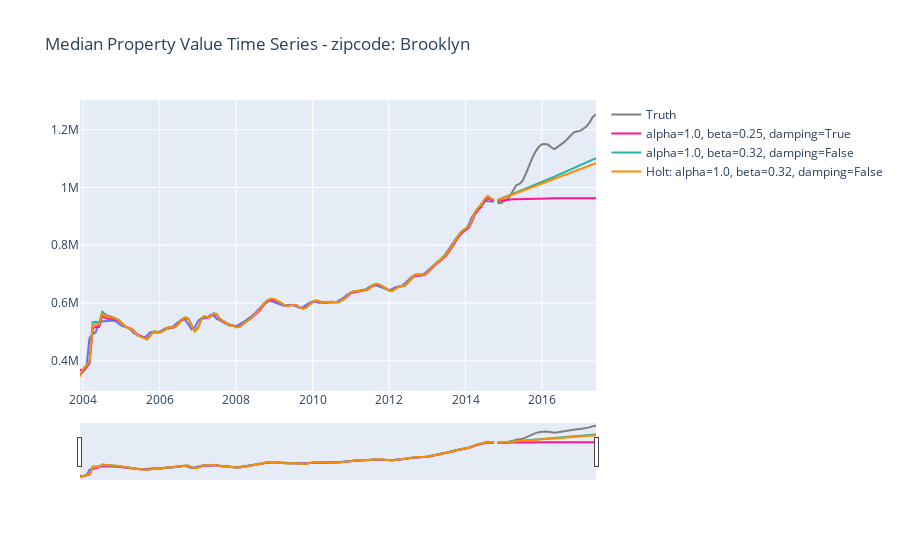

Here is the notebook cell this chart was saved with:
### Markdown cell above
## 3.2 Forecasting with Linear Exponential Smoothing

It is clear from the graph above that the series comes without much seasonality but with a trend, so it is suggestible for us to forecast the value using Linear Exponential Smoothing, also known as Holt's method.

For thoes who interested in the technical details, please refer the appendix. Exponential Smoothing forecast future values by assigning weights to past data in an exponentially decaying way so that the most recent data yields the highest weight.

For modeling processes below, the lag is 32 becasue we want to predict the current (Feb, 2020) replacement cost of the property, essentially 32 months from June, 2017.

With the process below, I compared different Exponential Smoothing model using different compositions of hyperparameters, and it turns out that the Holt's model with `alpha = 1, beta = 1` is the best. According to the out-of-sample accuracy, Holt's scores the highest.

### Code cell
#https://towardsdatascience.com/time-series-in-python-exponential-smoothing-and-arima-processes-2c67f2a52788
import warnings
warnings.filterwarnings("ignore")

from statsmodels.tsa.holtwinters import ExponentialSmoothing, Holt

i = ''
nyc_group = ['brooklyn', 'queens', 'manhattan', 'the bronx', 'staten island', 'staten', 'bronx']
while i not in nyc_group:
    print('Brooklyn, Queens, Manhattan, The Bronx, Staten Island')
    i = str(input("Please indicate the borough you would like to inspect from above: ")).lower()

map_borough = {'brooklyn':'Brooklyn', 'queens':'Queens', 'manhattan':'Manhattan', 
               'the bronx':'The Bronx', 'bronx': 'The Bronx', 'staten island':'Staten Island', 
               'staten':'Staten Island'}

locale = map_borough[i]
column_i = list(med_med_ts).index(locale)

lag = 32 # from 2017-06-01 to 2020-02-01

# the dataset cannot be all NaNs
first_valid_index = list(med_med_ts.index).index(med_med_ts[locale].first_valid_index())
train = med_med_ts.iloc[first_valid_index:-lag, column_i:column_i+1]
test = med_med_ts.iloc[-lag:, column_i:column_i+1]
train.index = pd.to_datetime(train.index)
test.index = pd.to_datetime(test.index)

pred = test.copy()

# Damped = T
model1 = ExponentialSmoothing(np.asarray(train.iloc[:, 0]), trend = 'mul', seasonal = None, damped = True)
# Simple Exponential Smoothing
model2 = ExponentialSmoothing(np.asarray(train.iloc[:, 0]), trend = 'mul', seasonal = None, damped = False)
# Holt
model3 = Holt(np.asarray(train.iloc[:, 0]))

# model1._index = pd.to_datetime(train.index)
# model2._index = pd.to_datetime(train2.index)

# by default `optimized` is True
fit1 = model1.fit()
fit2 = model2.fit()
fit3 = model3.fit()
pred1 = fit1.forecast(32)
pred2 = fit2.forecast(32)
pred3 = fit3.forecast(32)


for f in [fit1, fit2, fit3]:
    print("alpha="+str(f.params['smoothing_level'])[:4]+", beta="+
          str(f.params['smoothing_slope'])[:4]+ ", damping="+str(True if f.params['damping_slope']>0 else False))

fig2 = go.Figure()

fig2.add_trace(go.Scatter(x = train.index, y = train.iloc[:, 0], showlegend = False))
fig2.add_trace(go.Scatter(x = test.index, y = test.iloc[:, 0], line_color = "gray", name = "Truth"))
x = 0
for p, f, c in zip((pred1, pred2, pred3),(fit1, fit2, fit3),('#FF1493','#20B2AA', '#FF8C00')):
    x += 1
    fig2.add_trace(go.Scatter(x = train.index, 
                              y = f.fittedvalues, 
                              line_color = c,
                              showlegend = False))
    if x == 3:
        fig2.add_trace(go.Scatter(x = test.index, 
                                  y = p, 
                                  name = "Holt: "+"alpha="+str(f.params['smoothing_level'])[:4]+", beta="+
                                          str(f.params['smoothing_slope'])[:4]+ ", damping="+
                                          str(True if f.params['damping_slope']>0 else False), 
                              line_color = c))
        continue
    fig2.add_trace(go.Scatter(x = test.index, 
                              y = p, 
                              name = "alpha="+str(f.params['smoothing_level'])[:4]+", beta="+
                                      str(f.params['smoothing_slope'])[:4]+ ", damping="+
                                      str(True if f.params['damping_slope']>0 else False), 
                              line_color = c))

fig2.update_layout(title_text='Median Property Value Time Series - zipcode: ' + str(train.columns[0]), 
                  xaxis_rangeslider_visible=True)
fig2.show()

### Figure 1 — Plotly figure (JSON) as saved in the notebook; plotly's stock layout.template omitted (floating-point values rounded to 4 significant figures; data arrays with more than 128 entries replaced by an {"elided": "..."} marker saying what was removed)
{"data": [{"showlegend": false, "type": "scatter", "x": {"elided": "131 str values"}, "y": {"elided": "131 int values"}}, {"line": {"color": "gray"}, "name": "Truth", "type": "scatter", "x": ["2014-11-01T00:00:00", "2014-12-01T00:00:00", "2015-01-01T00:00:00", "2015-02-01T00:00:00", "2015-03-01T00:00:00", "2015-04-01T00:00:00", "2015-05-01T00:00:00", "2015-06-01T00:00:00", "2015-07-01T00:00:00", "2015-08-01T00:00:00", "2015-09-01T00:00:00", "2015-10-01T00:00:00", "2015-11-01T00:00:00", "2015-12-01T00:00:00", "2016-01-01T00:00:00", "2016-02-01T00:00:00", "2016-03-01T00:00:00", "2016-04-01T00:00:00", "2016-05-01T00:00:00", "2016-06-01T00:00:00", "2016-07-01T00:00:00", "2016-08-01T00:00:00", "2016-09-01T00:00:00", "2016-10-01T00:00:00", "2016-11-01T00:00:00", "2016-12-01T00:00:00", "2017-01-01T00:00:00", "2017-02-01T00:00:00", "2017-03-01T00:00:00", "2017-04-01T00:00:00", "2017-05-01T00:00:00", "2017-06-01T00:00:00"], "y": [947350, 945950, 952100, 958800, 969650, 991300, 1008000, 1012300, 1023550, 1048300, 1077650, 1102100, 1124250, 1140700, 1149650, 1150750, 1148200, 1138450, 1132700, 1140450, 1149600, 1157200, 1167800, 1181100, 1191100, 1193950, 1196100, 1203950, 1210900, 1225650, 1244050, 1252600]}, {"line": {"color": "#FF1493"}, "showlegend": false, "type": "scatter", "x": {"elided": "131 str values"}, "y": {"elided": "131 float values"}}, {"line": {"color": "#FF1493"}, "name": "alpha=1.0, beta=0.25, damping=True", "type": "scatter", "x": ["2014-11-01T00:00:00", "2014-12-01T00:00:00", "2015-01-01T00:00:00", "2015-02-01T00:00:00", "2015-03-01T00:00:00", "2015-04-01T00:00:00", "2015-05-01T00:00:00", "2015-06-01T00:00:00", "2015-07-01T00:00:00", "2015-08-01T00:00:00", "2015-09-01T00:00:00", "2015-10-01T00:00:00", "2015-11-01T00:00:00", "2015-12-01T00:00:00", "2016-01-01T00:00:00", "2016-02-01T00:00:00", "2016-03-01T00:00:00", "2016-04-01T00:00:00", "2016-05-01T00:00:00", "2016-06-01T00:00:00", "2016-07-01T00:00:00", "2016-08-01T00:00:00", "2016-09-01T00:00:00", "2016-10-01T00:00:00", "2016-11-01T00:00:00", "2016-12-01T00:00:00", "2017-01-01T00:00:00", "2017-02-01T00:00:00", "2017-03-01T00:00:00", "2017-04-01T00:00:00", "2017-05-01T00:00:00", "2017-06-01T00:00:00"], "y": [953500.0, 955000.0, 956300.0, 957400.0, 958300.0, 959100.0, 959700.0, 960200.0, 960700.0, 961000.0, 961400.0, 961600.0, 961800.0, 962000.0, 962200.0, 962300.0, 962400.0, 962500.0, 962600.0, 962600.0, 962700.0, 962700.0, 962700.0, 962800.0, 962800.0, 962800.0, 962800.0, 962800.0, 962900.0, 962900.0, 962900.0, 962900.0]}, {"line": {"color": "#20B2AA"}, "showlegend": false, "type": "scatter", "x": {"elided": "131 str values"}, "y": {"elided": "131 float values"}}, {"line": {"color": "#20B2AA"}, "name": "alpha=1.0, beta=0.32, damping=False", "type": "scatter", "x": ["2014-11-01T00:00:00", "2014-12-01T00:00:00", "2015-01-01T00:00:00", "2015-02-01T00:00:00", "2015-03-01T00:00:00", "2015-04-01T00:00:00", "2015-05-01T00:00:00", "2015-06-01T00:00:00", "2015-07-01T00:00:00", "2015-08-01T00:00:00", "2015-09-01T00:00:00", "2015-10-01T00:00:00", "2015-11-01T00:00:00", "2015-12-01T00:00:00", "2016-01-01T00:00:00", "2016-02-01T00:00:00", "2016-03-01T00:00:00", "2016-04-01T00:00:00", "2016-05-01T00:00:00", "2016-06-01T00:00:00", "2016-07-01T00:00:00", "2016-08-01T00:00:00", "2016-09-01T00:00:00", "2016-10-01T00:00:00", "2016-11-01T00:00:00", "2016-12-01T00:00:00", "2017-01-01T00:00:00", "2017-02-01T00:00:00", "2017-03-01T00:00:00", "2017-04-01T00:00:00", "2017-05-01T00:00:00", "2017-06-01T00:00:00"], "y": [956000.0, 960400.0, 964800.0, 969200.0, 973600.0, 978100.0, 982600.0, 987100.0, 991600.0, 996100.0, 1001000.0, 1005000.0, 1010000.0, 1014000.0, 1019000.0, 1024000.0, 1028000.0, 1033000.0, 1038000.0, 1043000.0, 1047000.0, 1052000.0, 1057000.0, 1062000.0, 1067000.0, 1072000.0, 1077000.0, 1081000.0, 1086000.0, 1091000.0, 1096000.0, 1101000.0]}, {"line": {"color": "#FF8C00"}, "showlegend": false, "type": "scatter", "x": {"elided": "131 str values"}, "y": {"elided": "131 float values"}}, {"line": {"color": "#FF8C00"}, "name": "Holt: alpha=1.0, beta=0.32, damping=False", "type": "scatter", "x": ["2014-11-01T00:00:00", "2014-12-01T00:00:00", "2015-01-01T00:00:00", "2015-02-01T00:00:00", "2015-03-01T00:00:00", "2015-04-01T00:00:00", "2015-05-01T00:00:00", "2015-06-01T00:00:00", "2015-07-01T00:00:00", "2015-08-01T00:00:00", "2015-09-01T00:00:00", "2015-10-01T00:00:00", "2015-11-01T00:00:00", "2015-12-01T00:00:00", "2016-01-01T00:00:00", "2016-02-01T00:00:00", "2016-03-01T00:00:00", "2016-04-01T00:00:00", "2016-05-01T00:00:00", "2016-06-01T00:00:00", "2016-07-01T00:00:00", "2016-08-01T00:00:00", "2016-09-01T00:00:00", "2016-10-01T00:00:00", "2016-11-01T00:00:00", "2016-12-01T00:00:00", "2017-01-01T00:00:00", "2017-02-01T00:00:00", "2017-03-01T00:00:00", "2017-04-01T00:00:00", "2017-05-01T00:00:00", "2017-06-01T00:00:00"], "y": [955800.0, 959900.0, 964100.0, 968200.0, 972400.0, 976500.0, 980700.0, 984800.0, 988900.0, 993100.0, 997200.0, 1001000.0, 1006000.0, 1010000.0, 1014000.0, 1018000.0, 1022000.0, 1026000.0, 1030000.0, 1035000.0, 1039000.0, 1043000.0, 1047000.0, 1051000.0, 1055000.0, 1059000.0, 1064000.0, 1068000.0, 1072000.0, 1076000.0, 1080000.0, 1084000.0]}], "layout": {"title": {"text": "Median Property Value Time Series - zipcode: Brooklyn"}, "xaxis": {"rangeslider": {"visible": true}}}}
